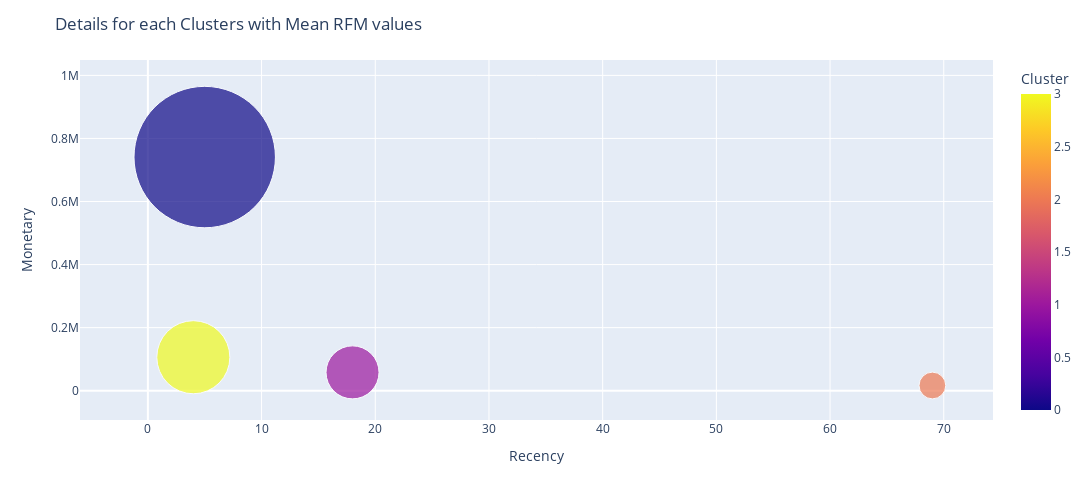

The notebook cell saved with this chart:
### Code cell
fig = px.scatter(rfm_clusters, x = "Recency", y = "Monetary", size = "Frequency", color = "Cluster", hover_name = "Cluster", size_max = 100)  
fig.update_layout(height=500, width=1500)
fig.update_layout(
    title="Details for each Clusters with Mean RFM values",
    height=500,
    width=1500
)
fig.show()

### Figure 1 — Plotly figure (JSON) as saved in the notebook; plotly's stock layout.template omitted (floating-point values rounded to 4 significant figures)
{"data": [{"hovertemplate": "<b>%{hovertext}</b><br><br>Recency=%{x}<br>Monetary=%{y}<br>Frequency=%{marker.size}<br>Cluster=%{marker.color}<extra></extra>", "hovertext": [0, 1, 2, 3], "legendgroup": "", "marker": {"color": [0, 1, 2, 3], "coloraxis": "coloraxis", "size": [3573, 502, 128, 954], "sizemode": "area", "sizeref": 0.3573, "symbol": "circle"}, "mode": "markers", "name": "", "orientation": "v", "showlegend": false, "type": "scatter", "x": [5, 18, 69, 4], "xaxis": "x", "y": [740984, 58150, 16496, 106200], "yaxis": "y"}], "layout": {"coloraxis": {"colorbar": {"title": {"text": "Cluster"}}, "colorscale": [[0, "#0d0887"], [0.1111, "#46039f"], [0.2222, "#7201a8"], [0.3333, "#9c179e"], [0.4444, "#bd3786"], [0.5556, "#d8576b"], [0.6667, "#ed7953"], [0.7778, "#fb9f3a"], [0.8889, "#fdca26"], [1, "#f0f921"]]}, "height": 500, "legend": {"itemsizing": "constant", "tracegroupgap": 0}, "margin": {"t": 60}, "title": {"text": "Details for each Clusters with Mean RFM values"}, "width": 1500, "xaxis": {"anchor": "y", "domain": [0, 1], "title": {"text": "Recency"}}, "yaxis": {"anchor": "x", "domain": [0, 1], "title": {"text": "Monetary"}}}}
